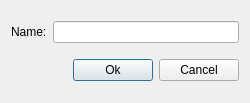
<?xml version="1.0" encoding="UTF-8"?>
<ui version="4.0">
 <class>MYDialogClass</class>
 <widget class="QDialog" name="MYDialogClass">
  <property name="geometry">
   <rect>
    <x>0</x>
    <y>0</y>
    <width>250</width>
    <height>103</height>
   </rect>
  </property>
  <property name="windowTitle">
   <string>Ask Name</string>
  </property>
  <layout class="QVBoxLayout" name="verticalLayout">
   <item>
    <layout class="QHBoxLayout" name="horizontalLayout">
     <item>
      <widget class="QLabel" name="label">
       <property name="text">
        <string>Name:</string>
       </property>
       <property name="buddy">
        <cstring>lineEdit</cstring>
       </property>
      </widget>
     </item>
     <item>
      <widget class="QLineEdit" name="lineEdit"/>
     </item>
    </layout>
   </item>
   <item>
    <layout class="QHBoxLayout" name="horizontalLayout_2">
     <item>
      <spacer name="horizontalSpacer">
       <property name="orientation">
        <enum>Qt::Horizontal</enum>
       </property>
       <property name="sizeHint" stdset="0">
        <size>
         <width>40</width>
         <height>20</height>
        </size>
       </property>
      </spacer>
     </item>
     <item>
      <widget class="QPushButton" name="pushButton">
       <property name="text">
        <string>Ok</string>
       </property>
      </widget>
     </item>
     <item>
      <widget class="QPushButton" name="pushButton_2">
       <property name="text">
        <string>Cancel</string>
       </property>
      </widget>
     </item>
    </layout>
   </item>
  </layout>
 </widget>
 <resources/>
 <connections/>
</ui>
